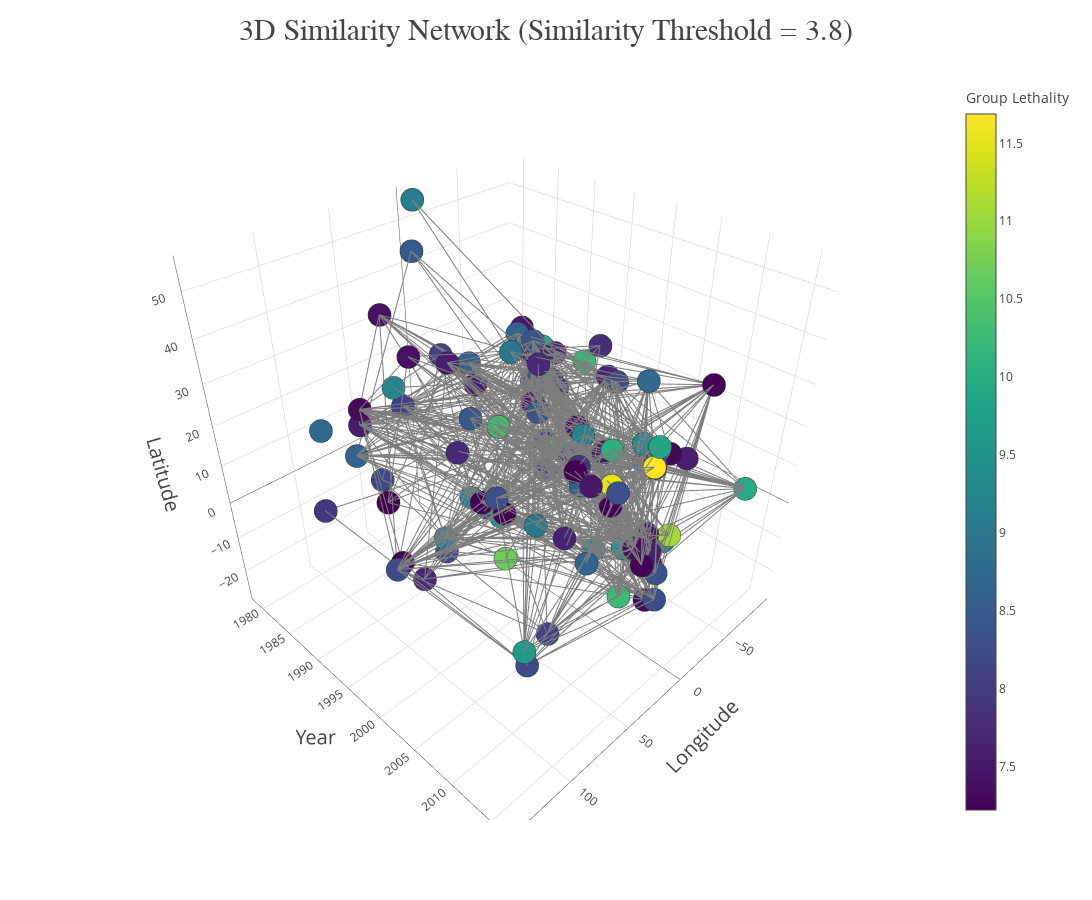

Notebook code cell kept with this figure:
### Markdown cell above
# Similarity Network

### Code cell
""" Backend """
from construct_similairty_network import *
iplot(sim_fig, validate=0)

### Figure 1 — Plotly figure (JSON) as saved in the notebook; plotly's stock layout.template omitted (floating-point values rounded to 4 significant figures; data arrays with more than 128 entries replaced by an {"elided": "..."} marker saying what was removed)
{"data": [{"hoverinfo": "text", "marker": {"color": [11.69, 11.49, 11.07, 10.69, 10.54, 10.35, 10.25, 10.25, 10.16, 10.06, 9.968, 9.939, 9.852, 9.657, 9.486, 9.483, 9.316, 9.289, 9.267, 9.217, 9.203, 9.176, 9.112, 9.099, 9.094, 9.024, 8.948, 8.764, 8.721, 8.71, 8.657, 8.642, 8.639, 8.639, 8.597, 8.59, 8.569, 8.526, 8.472, 8.452, 8.406, 8.405, 8.382, 8.359, 8.316, 8.291, 8.285, 8.279, 8.236, 8.223, 8.221, 8.19, 8.176, 8.132, 8.068, 8.039, 7.968, 7.923, 7.913, 7.841, 7.795, 7.758, 7.751, 7.735, 7.735, 7.732, 7.71, 7.704, 7.693, 7.646, 7.633, 7.614, 7.605, 7.599, 7.56, 7.545, 7.52, 7.518, 7.508, 7.505, 7.43, 7.424, 7.422, 7.406, 7.391, 7.381, 7.372, 7.338, 7.332, 7.328, 7.324, 7.286, 7.263, 7.245, 7.244, 7.241, 7.237, 7.228, 7.227, 7.223], "colorbar": {"title": "Group Lethality"}, "colorscale": "Viridis", "line": {"color": "rgb(50,50,50)", "width": 0.5}, "size": 8, "symbol": "dot"}, "mode": "markers", "name": "actors", "text": ["Islamic State of Iraq and the Levant (ISIL)", "Taliban", "Boko Haram", "Liberation Tigers of Tamil Eelam (LTTE)", "Shining Path (SL)", "Al-Qaida", "Al-Shabaab", "Farabundo Marti National Liberation Front (FMLN)", "Tehrik-i-Taliban Pakistan (TTP)", "Al-Qaida in Iraq", "Revolutionary Armed Forces of Colombia (FARC)", "Nicaraguan Democratic Force (FDN)", "Kurdistan Workers' Party (PKK)", "New People's Army (NPA)", "Hutu extremists", "Al-Qaida in the Arabian Peninsula (AQAP)", "Al-Nusrah Front", "Houthi extremists (Ansar Allah)", "Sikh Extremists", "National Union for the Total Independence of Angola (UNITA)", "Lord's Resistance Army (LRA)", "Islamic State of Iraq (ISI)", "Irish Republican Army (IRA)", "Fulani extremists", "Mozambique National Resistance Movement (MNR)", "Communist Party of India - Maoist (CPI-Maoist)", "Chechen Rebels", "Donetsk People's Republic", "National Liberation Army of Colombia (ELN)", "Aum Shinri Kyo", "Armed Islamic Group (GIA)", "Maoists", "Hamas (Islamic Resistance Movement)", "Democratic Revolutionary Alliance (ARDE)", "Hezbollah", "Tamils", "Lashkar-e-Jhangvi", "Muslim extremists", "Basque Fatherland and Freedom (ETA)", "Lashkar-e-Taiba (LeT)", "Islamist extremists", "M-19 (Movement of April 19)", "Sudan People's Liberation Movement in Opposition (SPLM-IO)", "Tawhid and Jihad", "Khorasan Chapter of the Islamic State", "United Liberation Front of Assam (ULFA)", "Allied Democratic Forces (ADF)", "Sinai Province of the Islamic State", "Moro Islamic Liberation Front (MILF)", "Al-Qaida in the Islamic Maghreb (AQIM)", "Abu Sayyaf Group (ASG)", "African National Congress (South Africa)", "People's Liberation Front (JVP)", "Separatists", "Palestinians", "Muslim Militants", "Tutsi", "Moro National Liberation Front (MNLF)", "Haqqani Network", "Death Squad", "Abu Hafs al-Masri Brigades", "Rebels", "Algerian Islamic Extremists", "Riyadus-Salikhin Reconnaissance and Sabotage Battalion of Chechen Martyrs", "Narco-Terrorists", "Communist Party of Nepal- Maoist (CPN-M)", "Tupac Amaru Revolutionary Movement (MRTA)", "Jemaah Islamiya (JI)", "Salafist Group for Preaching and Fighting (GSPC)", "Nicaraguan Resistance", "National Democratic Front of Bodoland (NDFB)", "Sudan People's Liberation Movement - North", "Tripoli Province of the Islamic State", "Mujahedin-e Khalq (MEK)", "Shanti Bahini - Peace Force", "Gunmen", "Al-Aqsa Martyrs Brigade", "Guerrilla Army of the Poor (EGP)", "Al-Gama'at al-Islamiyya (IG)", "Hizbul Mujahideen (HM)", "Revolutionary United Front (RUF)", "Front for the Liberation of Lebanon from Foreigners", "Popular Liberation Army (EPL)", "Uighur Separatists", "Janjaweed", "Palestinian Islamic Jihad (PIJ)", "Sanaa Province of the Islamic State", "Muslim Rebels", "Bodo Militants", "Democratic Front for the Liberation of Rwanda (FDLR)", "Barqa Province of the Islamic State", "Anti-Balaka Militia", "Adan-Abyan Province of the Islamic State", "Baloch Liberation Army (BLA)", "Jihadi-inspired extremists", "Khmer Rouge", "People's War Group (PWG)", "Lashkar-e-Islam (Pakistan)", "Naxalites", "Muslims"], "type": "scatter3d", "x": [43.69, 67.41, 13.15, 80.8, -76.26, 67.07, 45.03, -88.93, 71.43, 44.4, -75.31, -86.02, 41.13, 124.0, 29.47, 45.45, 36.64, 44.09, 75.55, 14.43, 29.5, 44.39, -5.93, 8.825, 33.84, 84.47, 45.68, 37.79, -73.85, 139.8, 3.042, 82.09, 34.6, -84.53, 35.5, 80.38, 67.02, 34.11, -2.613, 74.86, 3.042, -75.57, 31.26, 44.39, 70.57, 92.89, 29.52, 33.8, 124.5, 3.688, 122.0, 28.06, 80.42, 101.2, 35.2, 74.8, 29.37, 122.1, 69.17, -76.52, -3.7, 9.45, 3.619, 44.8, -75.57, 84.54, -77.04, 106.8, 3.857, -85.83, 91.73, 29.72, 16.59, 51.42, 92.06, 43.31, 35.1, -90.53, 30.84, 74.84, -12.1, 35.5, -75.53, 87.63, 24.66, 34.6, 44.21, 4.545, 91.01, 29.19, 22.14, 18.55, 45.03, 67.0, 1.444, 104.2, 79.88, 71.46, 81.35, 120.8], "y": [2016, 2015, 2015, 2006, 1989, 2003, 2014, 1991, 2012, 2012, 2014, 1985, 2016, 2015, 1997, 2014, 2014, 2015, 1991, 1990, 2009, 2009, 1979, 2014, 1989, 2010, 2001, 2014, 1988, 1995, 1995, 2015, 2014, 1984, 1994, 1985, 2012, 2015, 1979, 2001, 1997, 1985, 2016, 2004, 2016, 2007, 2016, 2015, 2000, 2007, 2015, 1988, 1989, 2014, 1990, 1992, 1995, 1989, 2012, 1988, 2004, 2000, 2006, 2004, 1989, 2001, 1987, 2000, 2006, 1987, 2014, 2015, 2016, 1994, 1989, 2011, 2002, 1981, 1994, 2014, 2000, 1981, 1988, 1996, 2014, 2007, 2015, 1997, 1989, 2015, 2015, 2014, 2016, 2015, 2016, 1995, 2003, 2012, 2006, 2000], "z": [34.28, 33.8, 11.71, 8.456, -12.05, 32.76, 2.049, 13.69, 33.92, 33.46, 4.549, 13.13, 37.94, 10.3, -3.337, 14.33, 35.65, 15.06, 30.9, -9.546, 3.571, 33.36, 54.6, 7.905, -19.3, 22.48, 43.32, 48.07, 6.954, 35.69, 36.53, 20.25, 31.52, 11.58, 33.4, 8.754, 30.18, 32.12, 43.22, 33.77, 36.52, 4.598, 7.7, 33.3, 34.11, 26.45, 0.499, 31.13, 7.118, 36.35, 6.496, -26.27, 6.927, 6.85, 31.77, 27.56, -3.383, 6.909, 34.53, 7.668, 40.42, 9.045, 36.58, 43.32, 6.271, 27.95, -12.05, 0.5333, 36.67, 12.98, 26.5, 11.02, 31.2, 35.7, 22.8, 31.77, 31.78, 14.62, 27.73, 33.9, 8.637, 33.89, 6.828, 43.79, 13.13, 31.52, 15.36, 34.08, 26.33, -1.186, 32.11, 4.413, 12.8, 29.56, 43.76, 12.9, 17.97, 33.92, 19.44, 8.005]}, {"hoverinfo": "text", "line": {"color": "rgb(125,125,125)", "width": 2}, "mode": "lines", "text": {"elided": "826 float values"}, "type": "scatter3d", "x": {"elided": "2478 float values"}, "y": {"elided": "2478 int values"}, "z": {"elided": "2478 float values"}}], "layout": {"height": 900, "hovermode": "closest", "margin": {"t": 80}, "scene": {"xaxis": {"showbackground": false, "showline": true, "showticklabels": true, "title": "Longitude", "titlefont": {"size": 20}, "zeroline": true}, "yaxis": {"showbackground": false, "showline": true, "showticklabels": true, "title": "Year", "titlefont": {"size": 20}, "zeroline": true}, "zaxis": {"showbackground": false, "showline": true, "showticklabels": true, "title": "Latitude", "titlefont": {"size": 20}, "zeroline": true}}, "showlegend": false, "title": "3D Similarity Network (Similarity Threshold = 3.8)", "titlefont": {"family": "Arial", "size": 30}, "width": 1300}}
